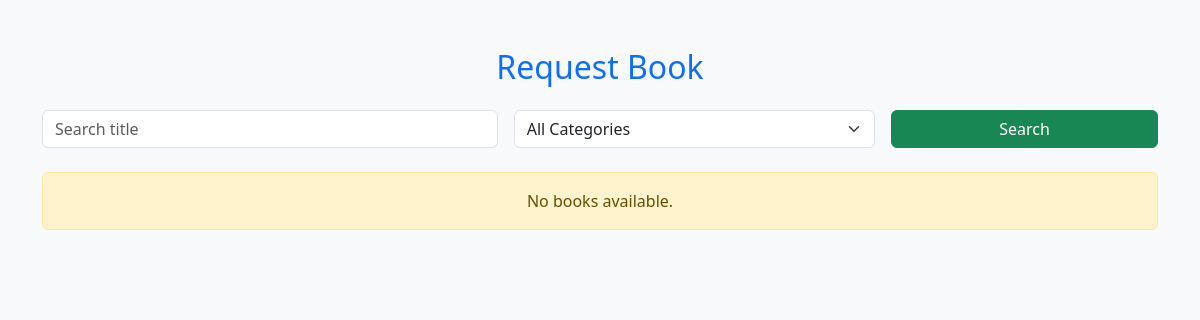
Page /issue/borrow/ (signed in) on the earlier database version.
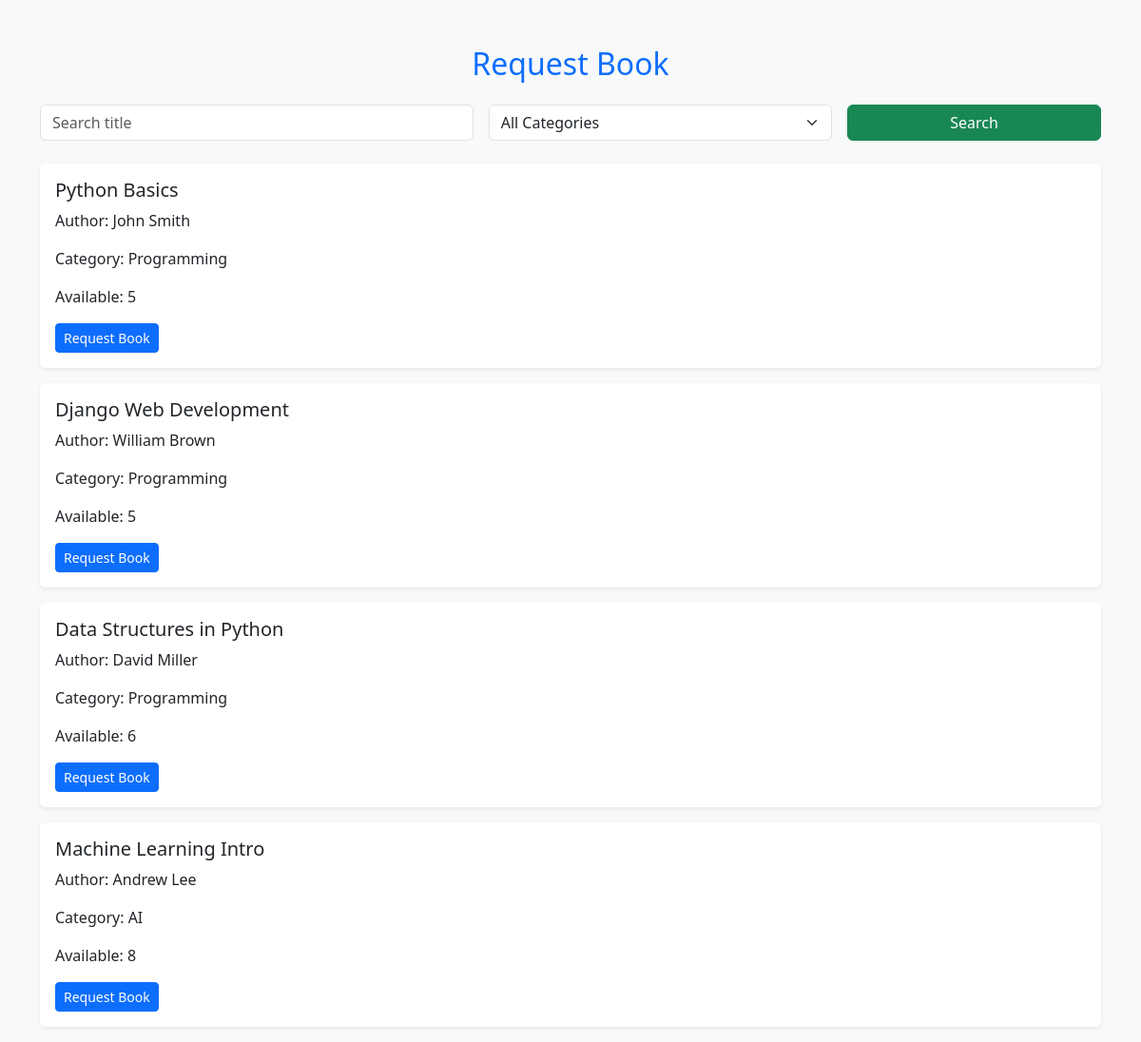
Same page on the later database version.
### books/models.py (models this page shows, shortened)
class Book(models.Model):
    title = models.CharField(max_length=200)
    author = models.CharField(max_length=150)
    isbn = models.CharField(max_length=20, unique=True)
    category = models.ForeignKey(Category, on_delete=models.CASCADE)
    quantity = models.PositiveIntegerField(default=1)
    available = models.PositiveIntegerField(default=1)
    description = models.TextField(blank=True, null=True)
    added_on = models.DateTimeField(auto_now_add=True)

class Category(models.Model):
    name = models.CharField(max_length=100, unique=True)

### issue/views.py (the view, shortened to what this page needs)
# urls.py: path('borrow/',views.borrow_books, name='issue_borrow'),
@login_required
def borrow_books(request):
    books = Book.objects.filter(
        available__gt=0
    )
    categories = Category.objects.all()
    query = request.GET.get('q')
    category = request.GET.get('category')
    if query:
        books = books.filter(
            title__icontains=query
        )
    if category:
        books = books.filter(
            category_id=category
        )
    return render(
        request,
        'issue/borrow_books.html',
        {
            'books': books,
            'categories': categories
        }
    )

### issue/templates/issue/borrow_books.html (shortened to what this page needs)
<!DOCTYPE html>
<html lang="en">
<head>
<link href="https://cdn.jsdelivr.net/npm/bootstrap@5.3.2/dist/css/bootstrap.min.css" rel="stylesheet">
</head>
<body class="bg-light">
<div class="container mt-5">
<h2 class="text-primary text-center mb-4">
Request Book
</h2>
<form method="get" class="row g-3 mb-4">
<div class="col-md-5">
<input type="text" name="q" class="form-control"
placeholder="Search title">
</div>
<div class="col-md-4">
<select name="category" class="form-select">
<option value="">All Categories</option>
</select>
</div>
<div class="col-md-3 d-grid">
<button type="submit" class="btn btn-success">
Search
</button>
</div>
</form>
{% for book in books %}
<div class="card shadow-sm border-0 mb-3">
<div class="card-body">
<h5>{{ book.title }}</h5>
<p>Author: {{ book.author }}</p>
<p>Category: {{ book.category.name }}</p>
<p>Available: {{ book.available }}</p>
<form method="post">
<button type="submit"
class="btn btn-primary btn-sm">
Request Book
</button>
</form>
</div>
</div>
{% empty %}
<div class="alert alert-warning text-center">
No books available.
</div>
{% endfor %}
</div>
</body>
</html>

Differences in the rows shown:
added Book: title "Python Basics", author "John Smith", category.name "Programming", available "5"
added Book: title "Django Web Development", author "William Brown", category.name "Programming", available "5"
added Book: title "Data Structures in Python", author "David Miller", category.name "Programming", available "6"
added Book: title "Machine Learning Intro", author "Andrew Lee", category.name "AI", available "8"
Other differences:
text no longer shown: "No books available."
